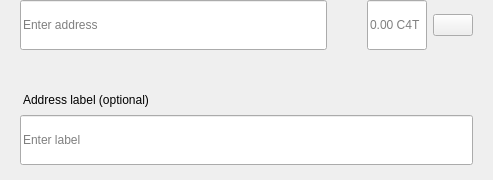
<?xml version="1.0" encoding="UTF-8"?>
<ui version="4.0">
 <class>SendMultiRow</class>
 <widget class="QWidget" name="SendMultiRow">
  <property name="geometry">
   <rect>
    <x>0</x>
    <y>0</y>
    <width>493</width>
    <height>180</height>
   </rect>
  </property>
  <property name="minimumSize">
   <size>
    <width>0</width>
    <height>0</height>
   </size>
  </property>
  <property name="maximumSize">
   <size>
    <width>16777215</width>
    <height>16777215</height>
   </size>
  </property>
  <property name="windowTitle">
   <string>Form</string>
  </property>
  <layout class="QVBoxLayout" name="verticalLayout_3">
   <property name="spacing">
    <number>0</number>
   </property>
   <property name="leftMargin">
    <number>0</number>
   </property>
   <property name="topMargin">
    <number>0</number>
   </property>
   <property name="rightMargin">
    <number>20</number>
   </property>
   <property name="bottomMargin">
    <number>5</number>
   </property>
   <item alignment="Qt::AlignTop">
    <widget class="QWidget" name="widget" native="true">
     <property name="sizePolicy">
      <sizepolicy hsizetype="Expanding" vsizetype="Maximum">
       <horstretch>0</horstretch>
       <verstretch>0</verstretch>
      </sizepolicy>
     </property>
     <property name="minimumSize">
      <size>
       <width>0</width>
       <height>60</height>
      </size>
     </property>
     <property name="maximumSize">
      <size>
       <width>16777215</width>
       <height>85</height>
      </size>
     </property>
     <layout class="QHBoxLayout" name="horizontalLayout" stretch="6,0,2">
      <property name="spacing">
       <number>0</number>
      </property>
      <property name="leftMargin">
       <number>8</number>
      </property>
      <property name="topMargin">
       <number>0</number>
      </property>
      <property name="rightMargin">
       <number>0</number>
      </property>
      <property name="bottomMargin">
       <number>0</number>
      </property>
      <item alignment="Qt::AlignTop">
       <widget class="QStackedWidget" name="stackedAddress">
        <property name="minimumSize">
         <size>
          <width>0</width>
          <height>50</height>
         </size>
        </property>
        <property name="maximumSize">
         <size>
          <width>16777215</width>
          <height>50</height>
         </size>
        </property>
        <widget class="QWidget" name="page_4">
         <property name="sizePolicy">
          <sizepolicy hsizetype="Expanding" vsizetype="Preferred">
           <horstretch>0</horstretch>
           <verstretch>0</verstretch>
          </sizepolicy>
         </property>
         <property name="minimumSize">
          <size>
           <width>0</width>
           <height>50</height>
          </size>
         </property>
         <property name="maximumSize">
          <size>
           <width>16777215</width>
           <height>55</height>
          </size>
         </property>
         <layout class="QVBoxLayout" name="verticalLayout_7">
          <property name="spacing">
           <number>0</number>
          </property>
          <property name="leftMargin">
           <number>12</number>
          </property>
          <property name="topMargin">
           <number>0</number>
          </property>
          <property name="rightMargin">
           <number>0</number>
          </property>
          <property name="bottomMargin">
           <number>0</number>
          </property>
          <item>
           <widget class="QLineEdit" name="lineEditAddress">
            <property name="minimumSize">
             <size>
              <width>0</width>
              <height>50</height>
             </size>
            </property>
            <property name="maximumSize">
             <size>
              <width>16777215</width>
              <height>50</height>
             </size>
            </property>
            <property name="placeholderText">
             <string>Enter address</string>
            </property>
           </widget>
          </item>
         </layout>
        </widget>
        <widget class="QWidget" name="page_3"/>
       </widget>
      </item>
      <item>
       <spacer name="horizontalSpacer_3">
        <property name="orientation">
         <enum>Qt::Horizontal</enum>
        </property>
        <property name="sizeType">
         <enum>QSizePolicy::Fixed</enum>
        </property>
        <property name="sizeHint" stdset="0">
         <size>
          <width>40</width>
          <height>20</height>
         </size>
        </property>
       </spacer>
      </item>
      <item>
       <layout class="QHBoxLayout" name="horizontalLayout_2">
        <property name="spacing">
         <number>6</number>
        </property>
        <item alignment="Qt::AlignTop">
         <widget class="QLineEdit" name="lineEditAmount">
          <property name="sizePolicy">
           <sizepolicy hsizetype="Expanding" vsizetype="Preferred">
            <horstretch>0</horstretch>
            <verstretch>0</verstretch>
           </sizepolicy>
          </property>
          <property name="minimumSize">
           <size>
            <width>0</width>
            <height>50</height>
           </size>
          </property>
          <property name="maximumSize">
           <size>
            <width>16777215</width>
            <height>50</height>
           </size>
          </property>
          <property name="maxLength">
           <number>17</number>
          </property>
          <property name="alignment">
           <set>Qt::AlignLeading|Qt::AlignLeft|Qt::AlignVCenter</set>
          </property>
          <property name="placeholderText">
           <string notr="true">0.00 C4T</string>
          </property>
         </widget>
        </item>
        <item>
         <layout class="QVBoxLayout" name="verticalLayout">
          <property name="topMargin">
           <number>14</number>
          </property>
          <property name="bottomMargin">
           <number>0</number>
          </property>
          <item alignment="Qt::AlignTop">
           <widget class="QPushButton" name="btnMenu">
            <property name="minimumSize">
             <size>
              <width>0</width>
              <height>0</height>
             </size>
            </property>
            <property name="maximumSize">
             <size>
              <width>16777215</width>
              <height>16777215</height>
             </size>
            </property>
            <property name="focusPolicy">
             <enum>Qt::NoFocus</enum>
            </property>
            <property name="text">
             <string/>
            </property>
           </widget>
          </item>
         </layout>
        </item>
       </layout>
      </item>
     </layout>
    </widget>
   </item>
   <item>
    <widget class="QWidget" name="layoutLabel" native="true">
     <property name="minimumSize">
      <size>
       <width>0</width>
       <height>0</height>
      </size>
     </property>
     <property name="maximumSize">
      <size>
       <width>16777215</width>
       <height>16777215</height>
      </size>
     </property>
     <layout class="QVBoxLayout" name="verticalLayout_9">
      <property name="spacing">
       <number>6</number>
      </property>
      <property name="leftMargin">
       <number>20</number>
      </property>
      <property name="topMargin">
       <number>0</number>
      </property>
      <property name="rightMargin">
       <number>0</number>
      </property>
      <property name="bottomMargin">
       <number>10</number>
      </property>
      <item>
       <spacer name="verticalSpacer">
        <property name="orientation">
         <enum>Qt::Vertical</enum>
        </property>
        <property name="sizeType">
         <enum>QSizePolicy::Fixed</enum>
        </property>
        <property name="sizeHint" stdset="0">
         <size>
          <width>20</width>
          <height>20</height>
         </size>
        </property>
       </spacer>
      </item>
      <item>
       <widget class="QLabel" name="labelSubtitleDescription">
        <property name="styleSheet">
         <string notr="true">margin-bottom:2px;
margin-left:0.05px;
padding:0px;</string>
        </property>
        <property name="text">
         <string>Address label (optional)</string>
        </property>
       </widget>
      </item>
      <item>
       <widget class="QLineEdit" name="lineEditDescription">
        <property name="minimumSize">
         <size>
          <width>0</width>
          <height>50</height>
         </size>
        </property>
        <property name="maximumSize">
         <size>
          <width>16777215</width>
          <height>50</height>
         </size>
        </property>
        <property name="placeholderText">
         <string>Enter label</string>
        </property>
       </widget>
      </item>
     </layout>
    </widget>
   </item>
  </layout>
 </widget>
 <resources/>
 <connections/>
</ui>
